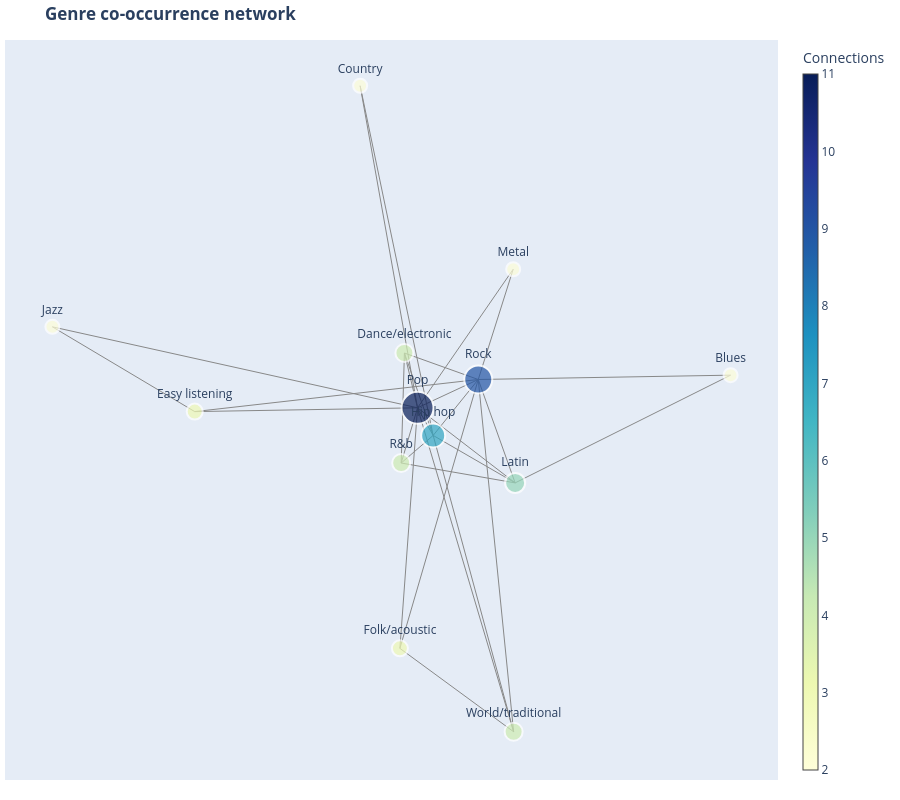

The notebook cell this image was saved under:
### Markdown cell above
## 8. Interactive genre co-occurrence network

### Code cell
pair_counts = sa.genre_cooccurrence(df)
print(f"{len(pair_counts)} genre pairs. Most common: {pair_counts.most_common(1)}")
fig = viz.build_cooccurrence_figure(pair_counts, min_weight=2)
fig.show()

### Figure 1 — Plotly figure (JSON) as saved in the notebook; plotly's stock layout.template omitted (floating-point values rounded to 4 significant figures)
{"data": [{"hoverinfo": "none", "line": {"color": "#888", "width": 1}, "mode": "lines", "type": "scatter", "x": [0.002899, 0.1697, null, 0.002899, -0.03318, null, 0.002899, -0.04202, null, 0.002899, 0.04584, null, 0.002899, 0.271, null, 0.002899, -0.04556, null, 0.002899, 0.2656, null, 0.002899, -0.1547, null, 0.002899, 0.2668, null, 0.002899, -0.6091, null, 0.002899, -1.0, null, 0.1697, 0.2656, null, 0.1697, -0.03318, null, 0.1697, -0.04556, null, 0.1697, 0.04584, null, 0.1697, 0.8628, null, 0.1697, 0.271, null, 0.1697, -0.6091, null, 0.1697, 0.2668, null, -0.03318, -0.04202, null, -0.03318, 0.04584, null, -0.04202, 0.04584, null, -0.04202, 0.271, null, 0.04584, 0.271, null, 0.04584, -0.1547, null, 0.04584, 0.2668, null, 0.271, 0.8628, null, -0.04556, 0.2668, null, -0.6091, -1.0, null], "y": [0.008242, 0.05217, null, 0.008242, 0.09326, null, 0.008242, -0.07751, null, 0.008242, -0.03465, null, 0.008242, -0.1083, null, 0.008242, -0.3652, null, 0.008242, 0.2233, null, 0.008242, 0.5082, null, 0.008242, -0.4947, null, 0.008242, 0.002338, null, 0.008242, 0.1339, null, 0.05217, 0.2233, null, 0.05217, 0.09326, null, 0.05217, -0.3652, null, 0.05217, -0.03465, null, 0.05217, 0.0589, null, 0.05217, -0.1083, null, 0.05217, 0.002338, null, 0.05217, -0.4947, null, 0.09326, -0.07751, null, 0.09326, -0.03465, null, -0.07751, -0.03465, null, -0.07751, -0.1083, null, -0.03465, -0.1083, null, -0.03465, 0.5082, null, -0.03465, -0.4947, null, -0.1083, 0.0589, null, -0.3652, -0.4947, null, 0.002338, 0.1339, null]}, {"hoverinfo": "text", "hovertext": ["<b>pop</b><br>Connected to 11 genres<br>Top connections:<br>hip hop: 604 songs<br>r&b: 417 songs<br>dance/electronic: 319 songs", "<b>rock</b><br>Connected to 9 genres<br>Top connections:<br>pop: 121 songs<br>metal: 55 songs<br>dance/electronic: 22 songs", "<b>dance/electronic</b><br>Connected to 4 genres<br>Top connections:<br>pop: 319 songs<br>hip hop: 94 songs<br>rock: 22 songs", "<b>r&b</b><br>Connected to 4 genres<br>Top connections:<br>pop: 417 songs<br>hip hop: 242 songs<br>dance/electronic: 9 songs", "<b>hip hop</b><br>Connected to 7 genres<br>Top connections:<br>pop: 604 songs<br>r&b: 242 songs<br>dance/electronic: 94 songs", "<b>metal</b><br>Connected to 2 genres<br>Top connections:<br>rock: 55 songs<br>pop: 19 songs", "<b>latin</b><br>Connected to 5 genres<br>Top connections:<br>pop: 44 songs<br>hip hop: 17 songs<br>r&b: 2 songs", "<b>folk/acoustic</b><br>Connected to 3 genres<br>Top connections:<br>pop: 17 songs<br>rock: 7 songs<br>world/traditional: 3 songs", "<b>country</b><br>Connected to 2 genres<br>Top connections:<br>pop: 9 songs<br>hip hop: 2 songs", "<b>world/traditional</b><br>Connected to 4 genres<br>Top connections:<br>pop: 5 songs<br>rock: 4 songs<br>folk/acoustic: 3 songs", "<b>blues</b><br>Connected to 2 genres<br>Top connections:<br>rock: 4 songs<br>latin: 2 songs", "<b>easy listening</b><br>Connected to 3 genres<br>Top connections:<br>pop: 4 songs<br>rock: 2 songs<br>jazz: 2 songs", "<b>jazz</b><br>Connected to 2 genres<br>Top connections:<br>easy listening: 2 songs<br>pop: 2 songs"], "marker": {"color": [11, 9, 4, 4, 7, 2, 5, 3, 2, 4, 2, 3, 2], "colorbar": {"thickness": 15, "title": {"text": "Connections"}}, "colorscale": [[0.0, "rgb(255,255,217)"], [0.125, "rgb(237,248,177)"], [0.25, "rgb(199,233,180)"], [0.375, "rgb(127,205,187)"], [0.5, "rgb(65,182,196)"], [0.625, "rgb(29,145,192)"], [0.75, "rgb(34,94,168)"], [0.875, "rgb(37,52,148)"], [1.0, "rgb(8,29,88)"]], "line": {"width": 2}, "showscale": true, "size": [32, 28, 18, 18, 24, 14, 20, 16, 14, 18, 14, 16, 14]}, "mode": "markers+text", "text": ["Pop", "Rock", "Dance/electronic", "R&b", "Hip hop", "Metal", "Latin", "Folk/acoustic", "Country", "World/traditional", "Blues", "Easy listening", "Jazz"], "textposition": "top center", "type": "scatter", "x": [0.002899, 0.1697, -0.03318, -0.04202, 0.04584, 0.2656, 0.271, -0.04556, -0.1547, 0.2668, 0.8628, -0.6091, -1.0], "y": [0.008242, 0.05217, 0.09326, -0.07751, -0.03465, 0.2233, -0.1083, -0.3652, 0.5082, -0.4947, 0.0589, 0.002338, 0.1339]}], "layout": {"height": 800, "hovermode": "closest", "margin": {"b": 20, "l": 5, "r": 5, "t": 40}, "showlegend": false, "title": {"text": "<b>Genre co-occurrence network</b>"}, "xaxis": {"showgrid": false, "showticklabels": false, "zeroline": false}, "yaxis": {"showgrid": false, "showticklabels": false, "zeroline": false}}}
